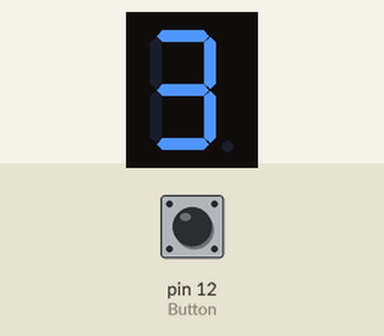
A sketch run on a simulated Arduino Uno, built with avr-gcc and run on an emulated ATmega328P. Shown: 1-digit seven-segment display. Wiring (inferred from the names in the program): 1-digit 7-segment display, segments lit when HIGH: segments pin 8, pin 7, pin 6, pin 5, pin 4, pin 3, pin 2. The test bench sets the inputs (shaded band); at power-on: pin 12 (Button) LOW. The segment pins are drawn as the display they are named for.

Above: at 3.8 s.
3.9 s: pin 12 (Button) pulled HIGH for 3.2 s
At 4.7 s:
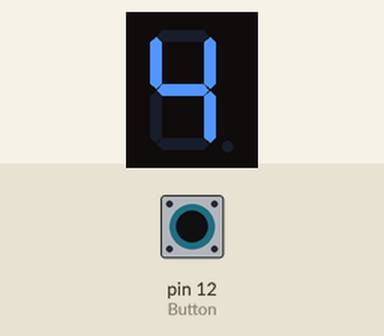
8.6 s: pin 12 (Button) pulled HIGH for 1.4 s
At 10.6 s:
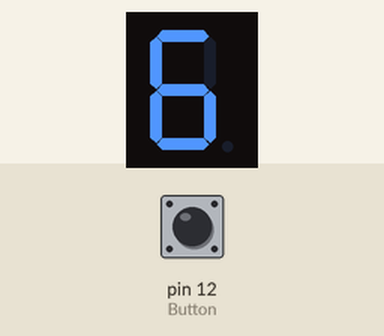
Timing chart, 0 to 12.1 s (numbered marks = the images above; inputs shaded):
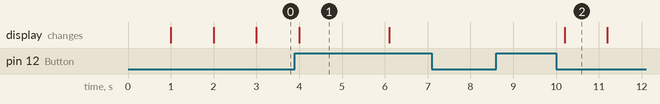

Measured:
- after the input at 8.6 s, the display: changes after 1.6 s (image 2)
- what the display in image 1 shows lasts 2.1 s, from 4.0 s to 6.1 s

The sketch:

7Segments_2.ino
```cpp
/****************************************************************
**                           TÍTOL:                            **
**                     7 Segments + Boto                       **
**                                                             **
**  NOM:Andreu Burgués Chiva                  DATA: 17/01/2020 **
****************************************************************/
//************************ INCLUDE ******************************


//*********************** VARIABLES *****************************
//Asignar els pins segons l'ordre estandar del display de 7 segments
const int A = 8;
const int B = 7;
const int C = 6;
const int D = 5;
const int E = 4;
const int F = 3;
const int G = 2;
const int Button = 12;

//Variable per més tard
int contador = 0;
bool ButtonRead = LOW;
//per poder variar el Delay
unsigned int Delay = 1000;


//************************* SETUP *******************************
void setup() {              // configura el final de sortida
  //Asignar els pins com a sortida
  pinMode (A, OUTPUT);
  pinMode (B, OUTPUT);
  pinMode (C, OUTPUT);
  pinMode (D, OUTPUT);
  pinMode (E, OUTPUT);
  pinMode (F, OUTPUT);
  pinMode (G, OUTPUT);

  //Asignar pulsador
  pinMode (Button, INPUT);
}

//************************** LOOP *******************************
void loop() {                // inicia el bucle del programa
  if (digitalRead == HIGH){
    ButtonRead = !ButtonRead;
    };
  //Fer un 0
  if(contador == 0){
    digitalWrite (A, HIGH);
    digitalWrite (B, HIGH);
    digitalWrite (C, HIGH);
    digitalWrite (D, HIGH);
    digitalWrite (E, HIGH);
    digitalWrite (F, HIGH);
    digitalWrite (G, LOW);
    delay (Delay);
    if (ButtonRead == LOW){
      contador = contador + 1;
      };
    };

  if (digitalRead(Button) == HIGH){
    ButtonRead = !ButtonRead;
    };

  //Fer un 1
  if(contador == 1){
    digitalWrite (A, LOW);
    digitalWrite (B, HIGH);
    digitalWrite (C, HIGH);
    digitalWrite (D, LOW);
    digitalWrite (E, LOW);
    digitalWrite (F, LOW);
    digitalWrite (G, LOW);
    delay (Delay);
    if (ButtonRead == LOW){
      contador = contador + 1;
      };
    };

  if (digitalRead(Button) == HIGH){
    ButtonRead = !ButtonRead;
    delay (100);
    };

  //Fer un 2
  if(contador == 2){
    digitalWrite (A, HIGH);
    digitalWrite (B, HIGH);
    digitalWrite (C, LOW);
    digitalWrite (D, HIGH);
    digitalWrite (E, HIGH);
    digitalWrite (F, LOW);
    digitalWrite (G, HIGH);
    delay (Delay);
    if (ButtonRead == LOW){
      contador = contador + 1;
      };
    };

  if (digitalRead(Button) == HIGH){
    ButtonRead = !ButtonRead;
    };

  //Fer un 3
  if(contador == 3){
    digitalWrite (A, HIGH);
    digitalWrite (B, HIGH);
    digitalWrite (C, HIGH);
    digitalWrite (D, HIGH);
    digitalWrite (E, LOW);
    digitalWrite (F, LOW);
    digitalWrite (G, HIGH);
    delay (Delay);
    if (ButtonRead == LOW){
      contador = contador + 1;
      };
    };

  if (digitalRead(Button) == HIGH){
    ButtonRead = !ButtonRead;
    };

  //Fer un 4
  if(contador == 4){
    digitalWrite (A, LOW);
    digitalWrite (B, HIGH);
    digitalWrite (C, HIGH);
    digitalWrite (D, LOW);
    digitalWrite (E, LOW);
    digitalWrite (F, HIGH);
    digitalWrite (G, HIGH);
    delay (Delay);
    if (ButtonRead == LOW){
      contador = contador + 1;
      };
    };

  if (digitalRead(Button) == HIGH){
    ButtonRead = !ButtonRead;
    };

  //Fer un 5
  if(contador == 5){
    digitalWrite (A, HIGH);
    digitalWrite (B, LOW);
    digitalWrite (C, HIGH);
    digitalWrite (D, HIGH);
    digitalWrite (E, LOW);
    digitalWrite (F, HIGH);
    digitalWrite (G, HIGH);
    delay (Delay);
    if (ButtonRead == LOW){
      contador = contador + 1;
      };
    };

  if (digitalRead(Button) == HIGH){
    ButtonRead = !ButtonRead;
    };

  //Fer un 6
  if(contador == 6){
    digitalWrite (A, HIGH);
    digitalWrite (B, LOW);
    digitalWrite (C, HIGH);
    digitalWrite (D, HIGH);
    digitalWrite (E, HIGH);
    digitalWrite (F, HIGH);
    digitalWrite (G, HIGH);
    delay (Delay);
    if (ButtonRead == LOW){
      contador = contador + 1;
      };
    };

  if (digitalRead(Button) == HIGH){
    ButtonRead = !ButtonRead;
    };

  //Fer un 7
  if(contador == 7){
    digitalWrite (A, HIGH);
    digitalWrite (B, HIGH);
    digitalWrite (C, HIGH);
    digitalWrite (D, LOW);
    digitalWrite (E, LOW);
    digitalWrite (F, LOW);
    digitalWrite (G, LOW);
    delay (Delay);
    if (ButtonRead == LOW){
      contador = contador + 1;
      };
    };

  if (digitalRead(Button) == HIGH){
    ButtonRead = !ButtonRead;
    };

  //Fer un 8
  if(contador == 8){
    digitalWrite (A, HIGH);
    digitalWrite (B, HIGH);
    digitalWrite (C, HIGH);
    digitalWrite (D, HIGH);
    digitalWrite (E, HIGH);
    digitalWrite (F, HIGH);
    digitalWrite (G, HIGH);
    delay (Delay);
    if (ButtonRead == LOW){
      contador = contador + 1;
      };
    };

  if (digitalRead(Button) == HIGH){
    ButtonRead = !ButtonRead;
    };

  //Fer un 9
  if(contador == 9){
    digitalWrite (A, HIGH);
    digitalWrite (B, HIGH);
    digitalWrite (C, HIGH);
    digitalWrite (D, HIGH);
    digitalWrite (E, LOW);
    digitalWrite (F, HIGH);
    digitalWrite (G, HIGH);
    delay (Delay);
    if (ButtonRead == LOW){
      contador = 0;
      };
    };
}

//************************* FUNCIONS ****************************
```
